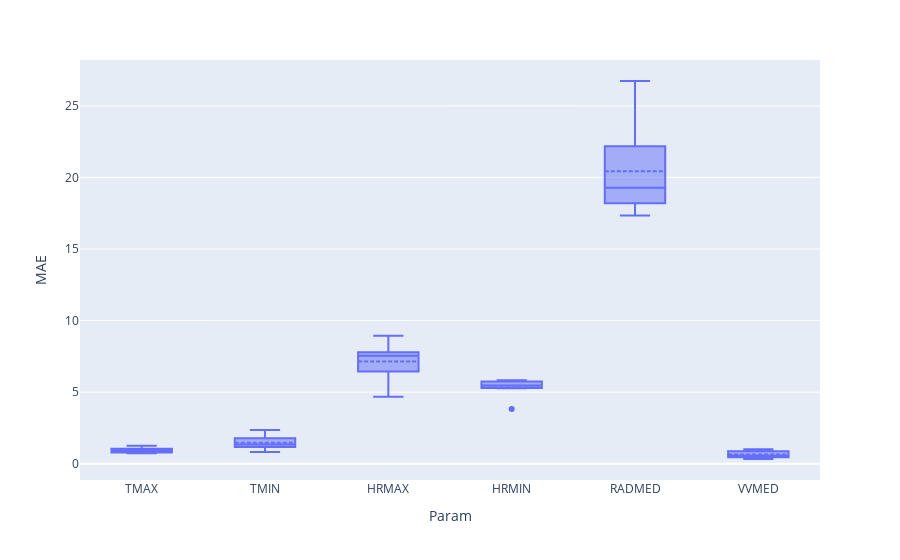
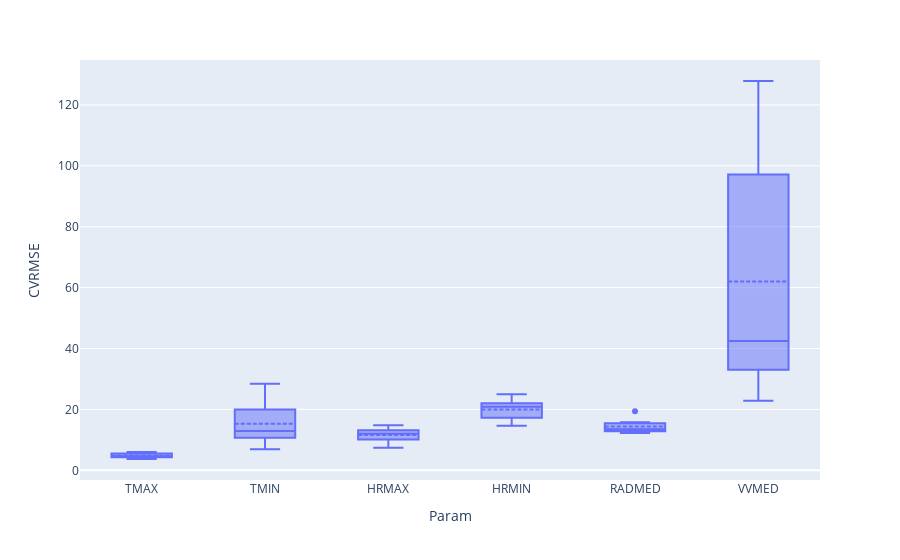

The notebook cell saved with these charts, in order:
### Code cell
import plotly.express as px
for metric in ['MAE', 'CVRMSE']:
    fig = px.box(all_errors, x="Param", y=metric)
    fig.update_traces(boxmean=True)
    fig.show()

### Figure 1 — Plotly figure (JSON) as saved in the notebook; plotly's stock layout.template omitted (floating-point values rounded to 4 significant figures)
{"data": [{"alignmentgroup": "True", "boxmean": true, "hovertemplate": "Param=%{x}<br>MAE=%{y}<extra></extra>", "legendgroup": "", "marker": {"color": "#636efa"}, "name": "", "notched": false, "offsetgroup": "", "orientation": "v", "showlegend": false, "type": "box", "x": ["TMAX", "TMIN", "HRMAX", "HRMIN", "RADMED", "VVMED", "TMAX", "TMIN", "HRMAX", "HRMIN", "RADMED", "VVMED", "TMAX", "TMIN", "HRMAX", "HRMIN", "RADMED", "VVMED", "TMAX", "TMIN", "HRMAX", "HRMIN", "RADMED", "VVMED", "TMAX", "TMIN", "HRMAX", "HRMIN", "RADMED", "VVMED", "TMAX", "TMIN", "HRMAX", "HRMIN", "RADMED", "VVMED", "TMAX", "TMIN", "HRMAX", "HRMIN", "RADMED", "VVMED", "TMAX", "TMIN", "HRMAX", "HRMIN", "RADMED", "VVMED"], "x0": " ", "xaxis": "x", "y": [0.8505, 2.357, 7.409, 5.657, 17.8, 0.5983, 0.7519, 1.2, 4.68, 5.611, 26.74, 1.021, 1.135, 1.425, 6.739, 5.834, 19.63, 0.957, 0.9688, 1.377, 6.165, 3.828, 18.92, 0.7978, 0.9509, 2.155, 7.666, 5.272, 21.03, 0.5297, 1.252, 1.149, 8.95, 5.832, 18.59, 0.419, 0.8168, 0.8294, 7.82, 5.332, 23.35, 0.3328, 0.7342, 1.305, 7.759, 5.321, 17.34, 0.4929], "y0": " ", "yaxis": "y"}], "layout": {"boxmode": "group", "legend": {"tracegroupgap": 0}, "margin": {"t": 60}, "xaxis": {"anchor": "y", "domain": [0, 1], "title": {"text": "Param"}}, "yaxis": {"anchor": "x", "domain": [0, 1], "title": {"text": "MAE"}}}}

### Figure 2 — Plotly figure (JSON) as saved in the notebook; plotly's stock layout.template omitted (floating-point values rounded to 4 significant figures)
{"data": [{"alignmentgroup": "True", "boxmean": true, "hovertemplate": "Param=%{x}<br>CVRMSE=%{y}<extra></extra>", "legendgroup": "", "marker": {"color": "#636efa"}, "name": "", "notched": false, "offsetgroup": "", "orientation": "v", "showlegend": false, "type": "box", "x": ["TMAX", "TMIN", "HRMAX", "HRMIN", "RADMED", "VVMED", "TMAX", "TMIN", "HRMAX", "HRMIN", "RADMED", "VVMED", "TMAX", "TMIN", "HRMAX", "HRMIN", "RADMED", "VVMED", "TMAX", "TMIN", "HRMAX", "HRMIN", "RADMED", "VVMED", "TMAX", "TMIN", "HRMAX", "HRMIN", "RADMED", "VVMED", "TMAX", "TMIN", "HRMAX", "HRMIN", "RADMED", "VVMED", "TMAX", "TMIN", "HRMAX", "HRMIN", "RADMED", "VVMED", "TMAX", "TMIN", "HRMAX", "HRMIN", "RADMED", "VVMED"], "x0": " ", "xaxis": "x", "y": [4.331, 23.88, 11.75, 22.13, 12.28, 43.28, 4.31, 9.103, 7.368, 14.61, 19.39, 93.68, 5.581, 13.19, 10.39, 20.69, 13.55, 127.8, 4.783, 16.01, 9.775, 15.78, 12.53, 100.6, 5.394, 28.41, 12.81, 21.01, 15.75, 41.71, 5.972, 12.67, 14.78, 24.97, 13.38, 29.91, 4.503, 6.895, 13.54, 18.73, 15.16, 22.83, 3.712, 12.3, 12.23, 21.84, 13.14, 36.18], "y0": " ", "yaxis": "y"}], "layout": {"boxmode": "group", "legend": {"tracegroupgap": 0}, "margin": {"t": 60}, "xaxis": {"anchor": "y", "domain": [0, 1], "title": {"text": "Param"}}, "yaxis": {"anchor": "x", "domain": [0, 1], "title": {"text": "CVRMSE"}}}}
